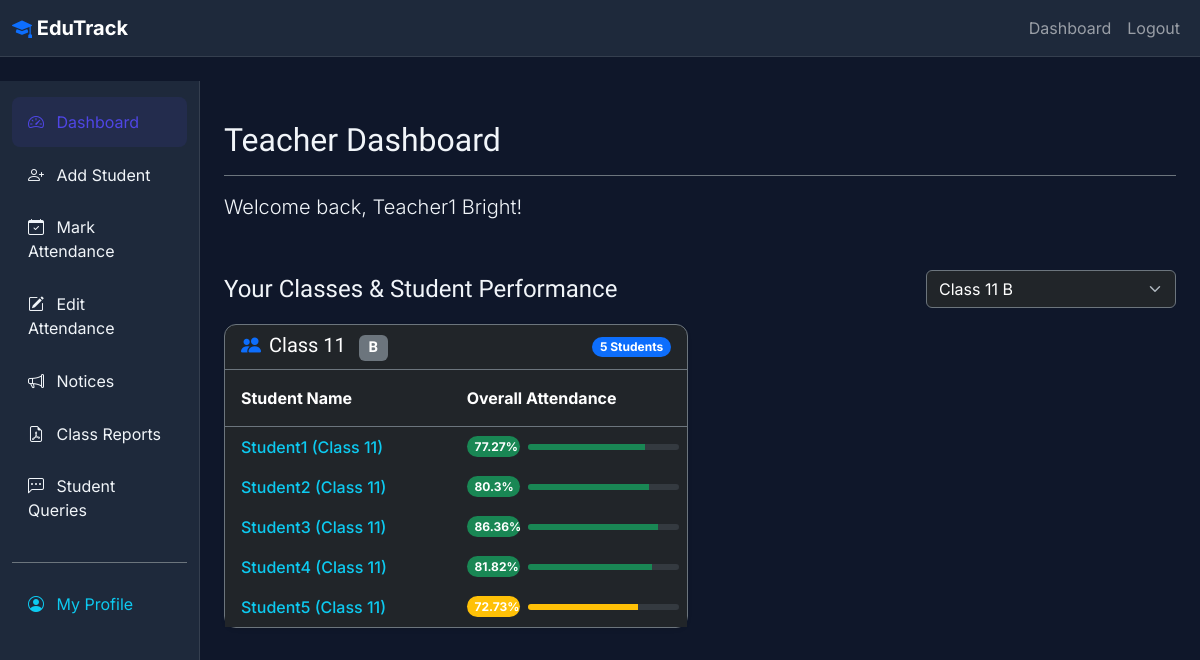
The page /dashboard/teacher/ (signed in) on the database its author committed.
### accounts/models.py (models this page shows, shortened)
class User(AbstractUser):
    ROLE_CHOICES = [
        ('super_admin', 'Super Admin'),
        ('inst_admin', 'Institution Admin'),
        ('teacher', 'Teacher'),
        ('student', 'Student'),
    ]
    role = models.CharField(max_length=20, choices=ROLE_CHOICES)
    institution = models.ForeignKey('institutions.Institution', null=True, blank=True, on_delete=models.CASCADE)
    class_ref = models.ForeignKey('academics.Class', null=True, blank=True, on_delete=models.SET_NULL, related_name='students')
    phone = models.CharField(max_length=15, blank=True)
    profile_picture = models.ImageField(upload_to='profiles/', blank=True, null=True)

### academics/models.py (models this page shows, shortened)
class Class(models.Model):
    institution = models.ForeignKey(Institution, on_delete=models.CASCADE)
    name = models.CharField(max_length=100)
    section = models.CharField(max_length=10, blank=True)
    created_at = models.DateTimeField(auto_now_add=True)

### attendance/views.py (the view)
# urls.py: path('dashboard/teacher/', views.TeacherDashboardView.as_view(), name='teacher_dashboard'),
class TeacherDashboardView(TeacherMixin, View):
    def get(self, request):
        teacher = request.user
        teacher_classes_data = []
        unique_classes = Class.objects.filter(
            subject__teacher=teacher,
            institution=teacher.institution
        ).distinct()
        for cls in unique_classes:
            students = User.objects.filter(
                role='student',
                class_ref=cls,
                institution=teacher.institution
            ).order_by('first_name')
            student_data = []
            for st in students:
                percent = get_cumulative_attendance(st)
                student_data.append({
                    'student': st,
                    'percent': percent,
                    'color': 'success' if percent >= 75 else ('warning' if percent >= 65 else 'danger')
                })
            teacher_classes_data.append({
                'class': cls,
                'students': student_data,
                'total_students': students.count()
            })
        return render(request, 'dashboard/teacher_dashboard.html', {
            'teacher_classes_data': teacher_classes_data
        })

### accounts/mixins.py (called while the page is built)
    def test_func(self):
        return self.request.user.is_authenticated and self.request.user.role == 'teacher'

### attendance/utils.py (called while the page is built)
def get_cumulative_attendance(student, start_date=None, end_date=None):
    qs = Attendance.objects.filter(student=student)
    if start_date:
        qs = qs.filter(date__gte=start_date)
    if end_date:
        qs = qs.filter(date__lte=end_date)
    total = qs.count()
    present = qs.filter(status='present').count()
    if total == 0:
        return 0
    return round((present / total) * 100, 2)

### templates/dashboard/teacher_dashboard.html (shortened to what this page needs)
{% extends 'dashboard/base_dashboard.html' %}
{% block sidebar_nav %}
<li class="nav-item">
    <a class="nav-link active" href="{% url 'teacher_dashboard' %}">
        <i class="bi bi-speedometer2"></i> Dashboard
    </a>
</li>
<li class="nav-item">
    <a class="nav-link" href="{% url 'teacher_student_add' %}">
        <i class="bi bi-person-plus"></i> Add Student
    </a>
</li>
<li class="nav-item">
    <a class="nav-link" href="{% url 'attendance_mark' %}">
        <i class="bi bi-calendar-check"></i> Mark Attendance
    </a>
</li>
<li class="nav-item">
    <a class="nav-link" href="{% url 'attendance_edit' %}">
        <i class="bi bi-pencil-square"></i> Edit Attendance
    </a>
</li>
<li class="nav-item">
    <a class="nav-link" href="{% url 'notice_list' %}">
        <i class="bi bi-megaphone"></i> Notices
    </a>
</li>
<li class="nav-item">
    <a class="nav-link" href="#" onclick="alert('Student specific reports can be downloaded from their profiles'); return false;">
        <i class="bi bi-file-earmark-pdf"></i> Class Reports
    </a>
</li>
<li class="nav-item">
    <a class="nav-link" href="{% url 'teacher_queries' %}">
        <i class="bi bi-chat-left-dots"></i> Student Queries
    </a>
</li>
<li class="nav-item mt-4 pt-3 border-top border-secondary">
    <a class="nav-link text-info" href="{% url 'teacher_profile_edit' %}">
        <i class="bi bi-person-circle"></i> My Profile
    </a>
</li>
{% endblock %}
{% block dashboard_content %}
<div class="d-flex justify-content-between flex-wrap flex-md-nowrap align-items-center pt-3 pb-2 mb-3 border-bottom border-secondary">
    <h1 class="h2">Teacher Dashboard</h1>
</div>
<p class="lead">Welcome back, {{ request.user.get_full_name }}!</p>
<div class="d-flex justify-content-between align-items-center mt-5 mb-3">
    <h4 class="mb-0">Your Classes & Student Performance</h4>
    {% if teacher_classes_data %}
    <div style="width: 250px;">
        <select class="form-select bg-dark text-white border-secondary" id="classSelector">
            {% for cls_data in teacher_classes_data %}
            <option value="class-{{ cls_data.class.id }}">{{ cls_data.class.name }} {{ cls_data.class.section|default:"" }}</option>
            {% endfor %}
        </select>
    </div>
    {% endif %}
</div>
{% if teacher_classes_data %}
    <div class="row row-cols-1 row-cols-xl-2 g-4" id="classCardsContainer">
    {% for cls_data in teacher_classes_data %}
        <div class="col class-card-item" data-class-id="class-{{ cls_data.class.id }}">
            <div class="card bg-dark border-secondary h-100 shadow-sm">
                <div class="card-header border-secondary d-flex justify-content-between align-items-center bg-transparent">
                    <h5 class="mb-0 text-white"><i class="bi bi-people-fill me-2 text-primary"></i>{{ cls_data.class.name }} <span class="badge bg-secondary ms-2">{{ cls_data.class.section|default:"" }}</span></h5>
                    <span class="badge bg-primary rounded-pill">{{ cls_data.total_students }} Students</span>
                </div>
                <div class="card-body p-0">
                    <div class="table-responsive">
                        <table class="table table-dark table-hover table-borderless align-middle mb-0">
                            <thead class="table-dark-subtle border-bottom border-secondary">
                                <tr>
                                    <th class="ps-3 py-3">Student Name</th>
                                    <th class="py-3">Overall Attendance</th>
                                </tr>
                            </thead>
                            <tbody>
                                {% for st_data in cls_data.students %}
                                <tr>
                                    <td class="ps-3">
                                        <a href="{% url 'student_profile_teacher' st_data.student.id %}" class="text-decoration-none text-info fw-medium">
                                            {{ st_data.student.get_full_name }}
                                        </a>
                                    </td>
                                    <td>
                                        <div class="d-flex align-items-center">
                                            <span class="badge bg-{{ st_data.color }} rounded-pill me-2 w-25 text-center">{{ st_data.percent }}%</span>
                                            <div class="progress flex-grow-1" style="height: 6px; background-color: #343a40;">
                                                <div class="progress-bar bg-{{ st_data.color }}" role="progressbar" style="width:{{ st_data.percent }}%;" aria-valuemin="0" aria-valuemax="100"></div>
                                            </div>
                                        </div>
                                    </td>
                                </tr>
                                {% empty %}
                                <tr>
                                    <td colspan="2" class="text-center text-muted py-4">No students enrolled in this class.</td>
                                </tr>
                                {% endfor %}
                            </tbody>
                        </table>
                    </div>
                </div>
            </div>
        </div>
    {% endfor %}
    </div>
{% else %}
    <div class="alert alert-dark text-muted mt-3">
        <i class="bi bi-info-circle me-2"></i> You have no assigned classes yet.
    </div>
{% endif %}
{% endblock %}

### templates/dashboard/base_dashboard.html (shortened to what this page needs)
{% extends 'base.html' %}
{% block content %}
<div class="container-fluid">
    <div class="row">
        <div class="col-md-3 col-lg-2 d-md-block sidebar collapse" id="sidebarMenu">
            <div class="position-sticky pt-3 pb-4">
                <ul class="nav flex-column mb-auto">
                    {% block sidebar_nav %}{% endblock %}
                </ul>
            </div>
        </div>
        <main class="col-md-9 ms-sm-auto col-lg-10 px-md-4 py-4 px-3">
            {% block dashboard_content %}{% endblock %}
        </main>
    </div>
</div>
{% endblock %}

### templates/base.html (shortened to what this page needs)
<!DOCTYPE html>
<html lang="en" data-bs-theme="dark">
<head>
    <link href="https://cdn.jsdelivr.net/npm/bootstrap@5.3.0/dist/css/bootstrap.min.css" rel="stylesheet">
    <link rel="stylesheet" href="https://cdn.jsdelivr.net/npm/bootstrap-icons@1.10.5/font/bootstrap-icons.css">
</head>
<body>
    <nav class="navbar navbar-expand-lg navbar-dark">
        <div class="container-fluid">
            <a class="navbar-brand fw-bold" href="{% url 'landing_page' %}">
                <i class="bi bi-mortarboard-fill text-primary"></i> EduTrack
            </a>
            <div class="collapse navbar-collapse" id="navbarNav">
                <ul class="navbar-nav ms-auto">
                    {% if user.is_authenticated %}
                        <li class="nav-item">
                            <a class="nav-link" href="{% url 'dashboard_redirect' %}">Dashboard</a>
                        </li>
                        <li class="nav-item">
                            <a class="nav-link" href="{% url 'logout' %}">Logout</a>
                        </li>
                    {% endif %}
                </ul>
            </div>
        </div>
    </nav>
        {% block content %}{% endblock %}
</body>
</html>

### templates/base.html (style rules this page uses)
:root { --primary: #4F46E5; --secondary: #06B6D4; --bg-color: #0F172A; --surface-color: #1E293B; --text-light: #F1F5F9; }
body { font-family: 'Inter', sans-serif; background-color: var(--bg-color); color: var(--text-light); }
h1, h2, h3, h4, h5, h6 { font-family: 'Sora', sans-serif; }
.navbar { background-color: var(--surface-color); border-bottom: 1px solid rgba(255,255,255,0.1); }
.card { background-color: var(--surface-color); border: 1px solid rgba(255,255,255,0.1); border-radius: 12px; box-shadow: 0 4px 6px -1px rgba(0, 0, 0, 0.1); }

### templates/dashboard/base_dashboard.html (style rules this page uses)
.sidebar { min-height: calc(100vh - 56px); background-color: var(--surface-color); border-right: 1px solid rgba(255,255,255,0.1); }
.sidebar .nav-link { color: var(--text-light); padding: 0.8rem 1rem; border-radius: 8px; margin-bottom: 0.2rem; }
.sidebar .nav-link:hover, .sidebar .nav-link.active { background-color: rgba(79, 70, 229, 0.1); color: var(--primary); }
.sidebar .nav-link i { width: 24px; text-align: center; margin-right: 8px; }

### rows shown on the page
User: user.get_full_name "Teacher1 Bright"
Class: class.name "Class 11", class.section "B", total_students "5"
User: student.get_full_name "Student1 (Class 11)", percent "77.27"
User: student.get_full_name "Student2 (Class 11)", percent "80.3"
User: student.get_full_name "Student3 (Class 11)", percent "86.36"
User: student.get_full_name "Student4 (Class 11)", percent "81.82"
User: student.get_full_name "Student5 (Class 11)", percent "72.73"

### other values the page prints
form field value "Class 11 B"
